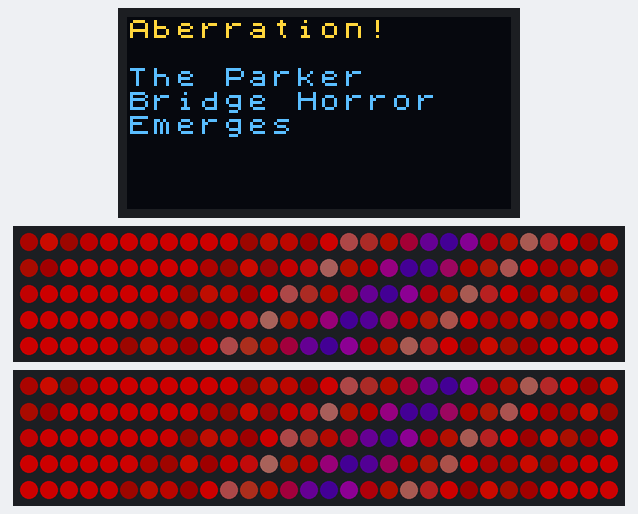
Simulated run of this sketch. Board: Arduino Uno, built with avr-gcc and run on an emulated ATmega328P. On the bench: 128×64 one-colour display, 2 × 150 RGB LEDs in strip order, left to right, continuing on the next row. Dim RGB values are drawn brighter than linear; the OLED is the two-colour kind (top 16 rows yellow).

Above: at 0.64 s.
At 6.53 s:
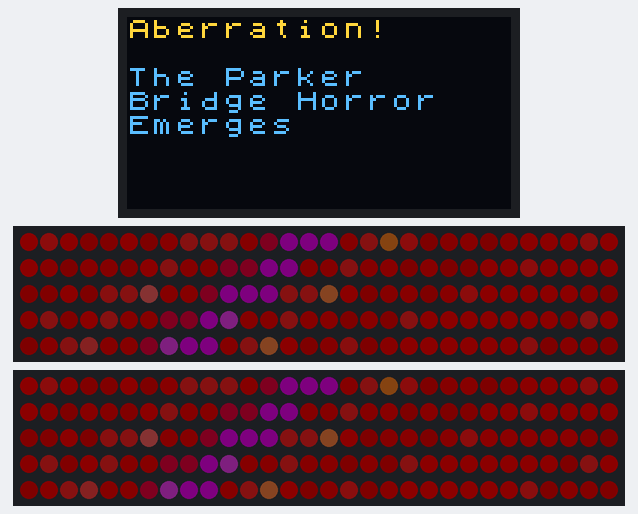
At 10.46 s:
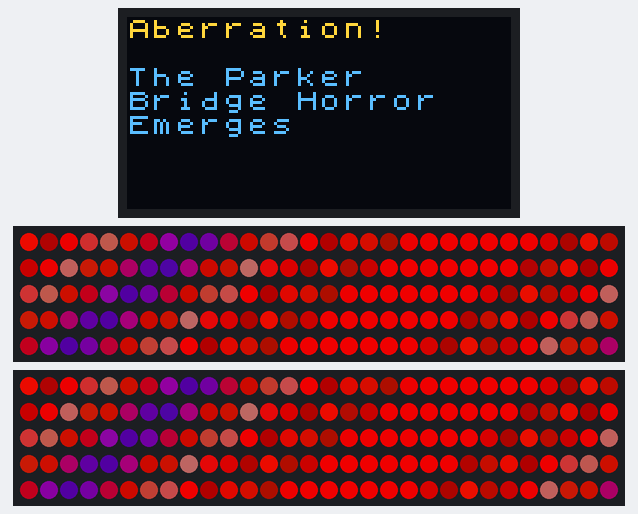
At 19.95 s:
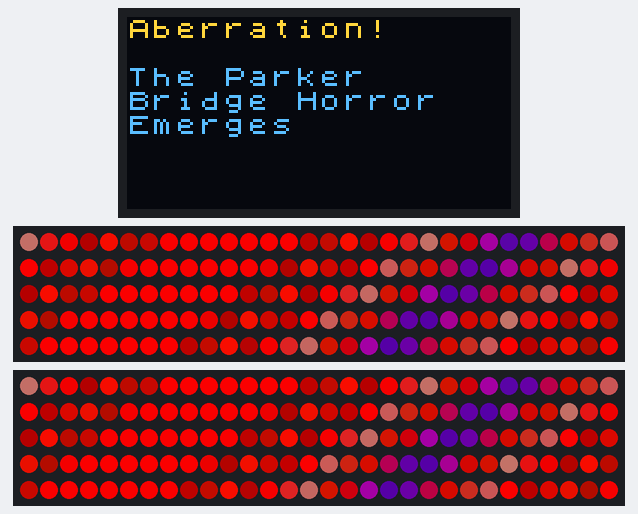
At 29.77 s:
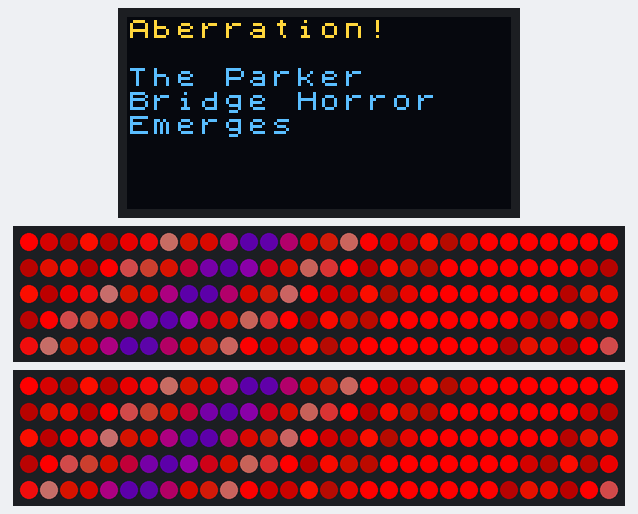
At 39.58 s:
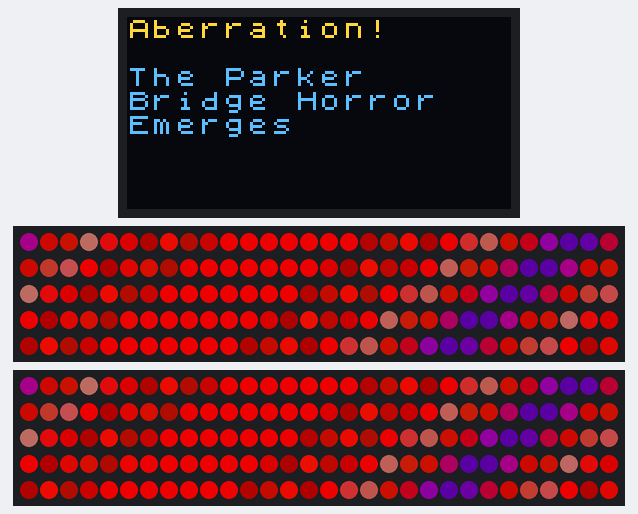

The sketch:

nectar-squid-lights.ino
```cpp
#define FASTLED_ALLOW_INTERRUPTS 0

#include <U8x8lib.h>
#include <FastLED.h>

FASTLED_USING_NAMESPACE

#define PIXEL_PIN_A 12
#define PIXEL_PIN_B 13
#define PIXEL_COUNT 150
#define PIXEL_TYPE WS2812
#define COLOR_ORDER GRB
#define BRIGHTNESS         255
#define FRAMES_PER_SECOND  120

U8X8_SSD1306_128X64_NONAME_SW_I2C u8x8(15, 4, 16);

CRGB ledsA[PIXEL_COUNT];
CRGB ledsB[PIXEL_COUNT];

uint32_t ms = 0;

#define HUE_A HUE_RED
#define HUE_B HUE_PURPLE

CHSVPalette16 GP(
                  CHSV(HUE_B + 0, 255, 128),
                  CHSV(HUE_A + 4, 255, 192),
                  CHSV(HUE_A + 8, 255, 192),
                  CHSV(HUE_A + 8, 64, 156),
                  CHSV(HUE_A,     96, 172),
                  CHSV(HUE_A,     255,255),
                  CHSV(HUE_A,     255,255),
                  CHSV(HUE_A,     255,128),
                  CHSV(HUE_A + 2, 255,128),
                  CHSV(HUE_A + 4, 255,255),
                  CHSV(HUE_A + 6, 255,255),
                  CHSV(HUE_A + 4, 255,128),
                  CHSV(HUE_A + 2, 255,128),
                  CHSV(HUE_A,     255,255),
                  CHSV(HUE_A,     255,255),
                  CHSV(HUE_A,     255,255));

void doWash_pattern(const CHSVPalette16& pal);

void setup(void) {
  u8x8.begin();
  u8x8.clear();

  FastLED.addLeds<PIXEL_TYPE, PIXEL_PIN_A, COLOR_ORDER>(ledsA, PIXEL_COUNT).setCorrection(TypicalLEDStrip);
  FastLED.addLeds<PIXEL_TYPE, PIXEL_PIN_B, COLOR_ORDER>(ledsB, PIXEL_COUNT).setCorrection(TypicalLEDStrip);

  FastLED.setBrightness(255);
  u8x8.setFont(u8x8_font_chroma48medium8_r);
  u8x8.drawString(0, 0,"Aberration!");
  u8x8.drawString(0, 2,"The Parker");
  u8x8.drawString(0, 3, "Bridge Horror");
  u8x8.drawString(0, 4,"Emerges");
}

void loop() {
  doWash_pattern(GP);

  FastLED.show();
  FastLED.delay(1000 / FRAMES_PER_SECOND);
}

void doWash_pattern(const CHSVPalette16& pal) {
    uint32_t ms = millis();

    int dtheta1 = 5300;
    uint16_t starttheta1 = ms * 15;
    uint16_t theta1 = starttheta1;

    int dtheta2 = 7300;
    uint16_t starttheta2 = ms * 17;
    uint16_t theta2 = starttheta2;

    int dtheta3 = 2300;
    uint16_t starttheta3 = ms * 3;
    uint16_t theta3 = starttheta3;

    int brightness = beatsin88(1706, 40, 255);

    for(uint16_t i = 0; i < PIXEL_COUNT; i++) {
        int s1 = sin16( theta1);
        theta1 += dtheta1;

        int s2 = sin16( theta2);
        theta2 += dtheta2;

        int s3 = sin16( theta3);
        theta3 += dtheta3;

        byte bri = ((s1 + 32768) >> 8);

        byte sat = ((s2 + 32768) >> 8);
        sat = (sat / 4) + 192;
        sat = brighten8_video(sat);
        byte desat = 255 - sat;
        desat = scale8( desat, 16);

        byte hue = ((s3 + 32768) >> 8);
        hue = scale8(hue, 240);

        CRGB rgb = ColorFromPalette( pal, hue, brightness);
        rgb += CRGB( desat, desat, desat);
        CRGB old = ledsA[i];
        old.nscale8(192);
        rgb.nscale8_video(64);

        rgb += old;
        ledsA[i] = rgb;
        ledsB[i] = rgb;
    }
}
```
